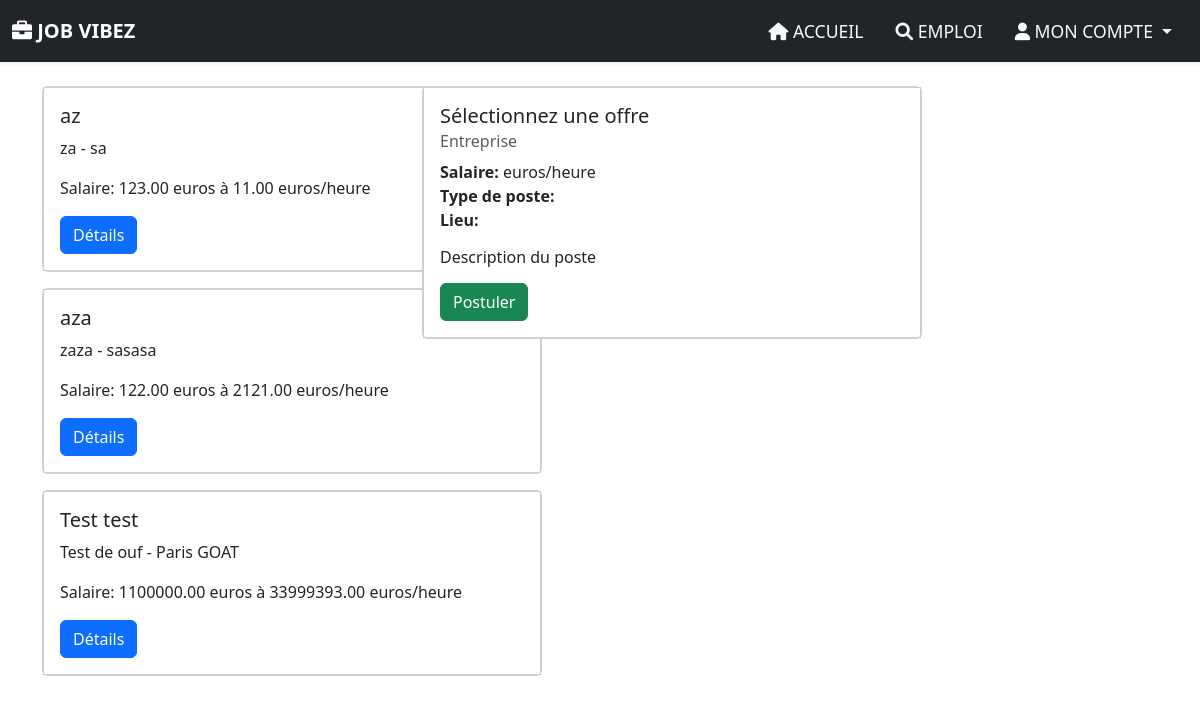
The page /find/ on the database its author committed.
### accueil/models.py (models this page shows, shortened)
class Job(models.Model):
    title = models.CharField(max_length=255)
    company = models.CharField(max_length=255)
    location = models.CharField(max_length=255)
    salary_min = models.DecimalField(max_digits=10, decimal_places=2)
    salary_max = models.DecimalField(max_digits=10, decimal_places=2)
    job_type = models.CharField(max_length=100)
    description = models.TextField()

### accueil/views.py (the view)
# urls.py: path('find/', views.find_view, name='find'),
def find_view(request):
    jobs = Job.objects.all()
    return render(request, 'accueil/find.html', {'jobs': jobs})

### accueil/templates/accueil/find.html (shortened to what this page needs)
{% load static %}
<!DOCTYPE html>
<html lang="en">
<head>
    <link rel="stylesheet" href="{% static 'accueil/find.css' %}">
    <link href="https://cdn.jsdelivr.net/npm/bootstrap@5.3.0-alpha1/dist/css/bootstrap.min.css" rel="stylesheet">
    <link rel="stylesheet" href="https://cdnjs.cloudflare.com/ajax/libs/font-awesome/6.0.0-beta3/css/all.min.css">
</head>
<body>
    <nav class="navbar navbar-expand-md navbar-dark bg-dark shadow-sm">
        <div class="container-fluid">
            <a class="navbar-brand text-uppercase fw-bold" href="{% url 'home' %}">
                <i class="fas fa-briefcase"></i> Job Vibez
            </a>
            <div class="collapse navbar-collapse" id="navbarNav">
                <ul class="navbar-nav ms-auto">
                    <li class="nav-item">
                        <a class="nav-link active text-light font-weight-bold text-uppercase px-3" href="{% url 'home' %}">
                            <i class="fas fa-home"></i> Accueil
                        </a>
                    </li>
                    <li class="nav-item">
                        <a class="nav-link text-light font-weight-bold text-uppercase px-3" href="{% url 'find' %}">
                            <i class="fas fa-search"></i> Emploi
                        </a>
                    </li>
                    {% if user.is_authenticated %}
                        <li class="nav-item">
                            <a class="nav-link text-light font-weight-bold text-uppercase px-3" href="{% url 'profile' %}">
                                <i class="fas fa-user"></i> Profil
                            </a>
                        </li>
                    {% else %}
                        <li class="nav-item dropdown">
                            <a class="nav-link dropdown-toggle text-light font-weight-bold text-uppercase px-3" href="#" role="button" data-bs-toggle="dropdown" aria-expanded="false">
                                <i class="fas fa-user"></i> Mon compte
                            </a>
                        </li>
                    {% endif %}
                </ul>
            </div>
        </div>
    </nav>
    <section class="container mt-4">
        <div class="row">
            <div class="col-md-4">
                {% for job in jobs %}
                <div class="card mb-3">
                    <div class="card-body">
                        <h5 class="card-title">{{ job.title }}</h5>
                        <p class="card-text">{{ job.company }} - {{ job.location }}</p>
                        <p class="card-text">Salaire: {{ job.salary_min }} euros à {{ job.salary_max }} euros/heure</p>
                        <button class="btn btn-primary" onclick="showJobDetails({{ job.id }}, '{{ job.title }}', '{{ job.company }}', '{{ job.location }}', {{ job.salary_min }}, {{ job.salary_max }}, '{{ job.job_type }}', '{{ job.description }}')">Détails</button>
                    </div>
                </div>
                {% endfor %}
            </div>
            <div class="col-md-8">
                <div class="card">
                    <div class="card-body">
                        <h5 class="card-title" id="job-title">Sélectionnez une offre</h5>
                        <h6 class="card-subtitle mb-2 text-muted" id="job-company">Entreprise</h6>
                        <p class="card-text">
                            <strong>Salaire:</strong>  euros/heure<br>
                            <strong>Type de poste:</strong> <br>
                            <strong>Lieu:</strong> <br>
                        </p>
                        <h6 class="card-subtitle mb-2 mt-3">Description du poste</h6>
                        <a id="apply-link" href="#" class="btn btn-success">Postuler</a>
                    </div>
                </div>
            </div>
        </div>
    </section>
</body>
</html>

### accueil/static/find/find.css (style rules this page uses)
.card { display: flex; flex-wrap: wrap; gap: 20px; width: 500px; flex-direction: row; margin-left: 0px; }
.card-body { justify-content: flex-start; padding: 20px; border: 1px solid #ccc; flex: 1; }
.nav-link { transition: color 0.3s ease; }
.navbar { box-shadow: 0 4px 8px rgba(0, 0, 0, 0.1); }
.navbar-brand { font-weight: bold; text-transform: uppercase; font-size: 1.5rem; }
.navbar-nav .nav-item .nav-link { font-size: 1.1rem; padding: 10px 20px; transition: all 0.3s ease; }

### rows shown on the page
Job: title "az", company "za", location "sa", salary_min "123.00", salary_max "11.00"
Job: title "aza", company "zaza", location "sasasa", salary_min "122.00", salary_max "2121.00"
Job: title "Test test", company "Test de ouf", location "Paris GOAT", salary_min "1100000.00", salary_max "33999393.00"
